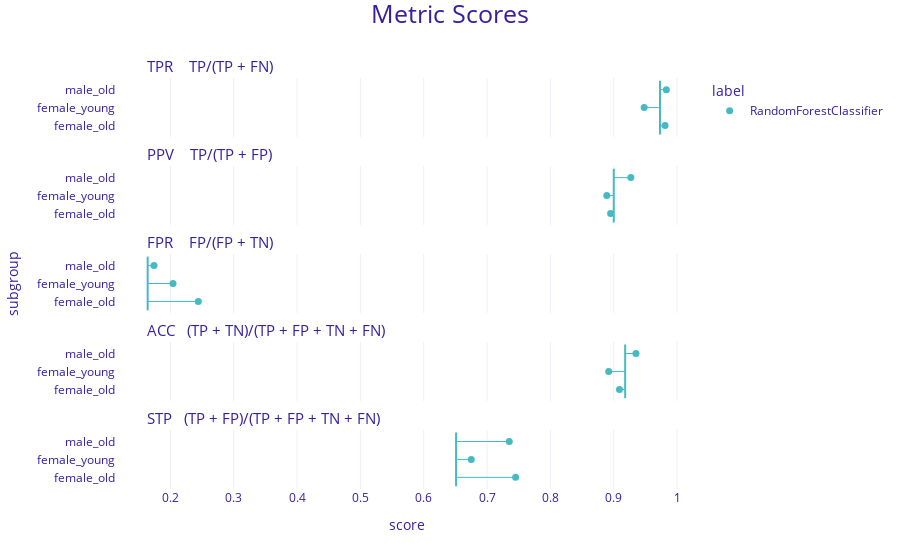

The notebook cell saved with this chart:
### Code cell
fobject.plot(type = "metric_scores")

### Figure 1 — Plotly figure (JSON) as saved in the notebook; plotly's stock layout.template omitted (floating-point values rounded to 4 significant figures)
{"data": [{"customdata": [["female_old", "RandomForestClassifier"], ["female_young", "RandomForestClassifier"], ["male_old", "RandomForestClassifier"]], "hovertemplate": "<b>%{customdata[1]}</b><br>Subgroup: %{customdata[0]}<br>Score: %{x}<extra></extra>", "legendgroup": "RandomForestClassifier", "marker": {"color": "#46bac2", "size": 7, "symbol": "circle"}, "mode": "markers", "name": "RandomForestClassifier", "orientation": "v", "showlegend": true, "type": "scatter", "x": [0.981, 0.948, 0.983], "xaxis": "x5", "y": [0.5, 1.5, 2.5], "yaxis": "y5"}, {"customdata": [["female_old", "RandomForestClassifier"], ["female_young", "RandomForestClassifier"], ["male_old", "RandomForestClassifier"]], "hovertemplate": "<b>%{customdata[1]}</b><br>Subgroup: %{customdata[0]}<br>Score: %{x}<extra></extra>", "legendgroup": "RandomForestClassifier", "marker": {"color": "#46bac2", "size": 7, "symbol": "circle"}, "mode": "markers", "name": "RandomForestClassifier", "orientation": "v", "showlegend": false, "type": "scatter", "x": [0.895, 0.889, 0.927], "xaxis": "x4", "y": [0.5, 1.5, 2.5], "yaxis": "y4"}, {"customdata": [["female_old", "RandomForestClassifier"], ["female_young", "RandomForestClassifier"], ["male_old", "RandomForestClassifier"]], "hovertemplate": "<b>%{customdata[1]}</b><br>Subgroup: %{customdata[0]}<br>Score: %{x}<extra></extra>", "legendgroup": "RandomForestClassifier", "marker": {"color": "#46bac2", "size": 7, "symbol": "circle"}, "mode": "markers", "name": "RandomForestClassifier", "orientation": "v", "showlegend": false, "type": "scatter", "x": [0.244, 0.204, 0.174], "xaxis": "x3", "y": [0.5, 1.5, 2.5], "yaxis": "y3"}, {"customdata": [["female_old", "RandomForestClassifier"], ["female_young", "RandomForestClassifier"], ["male_old", "RandomForestClassifier"]], "hovertemplate": "<b>%{customdata[1]}</b><br>Subgroup: %{customdata[0]}<br>Score: %{x}<extra></extra>", "legendgroup": "RandomForestClassifier", "marker": {"color": "#46bac2", "size": 7, "symbol": "circle"}, "mode": "markers", "name": "RandomForestClassifier", "orientation": "v", "showlegend": false, "type": "scatter", "x": [0.909, 0.892, 0.935], "xaxis": "x2", "y": [0.5, 1.5, 2.5], "yaxis": "y2"}, {"customdata": [["female_old", "RandomForestClassifier"], ["female_young", "RandomForestClassifier"], ["male_old", "RandomForestClassifier"]], "hovertemplate": "<b>%{customdata[1]}</b><br>Subgroup: %{customdata[0]}<br>Score: %{x}<extra></extra>", "legendgroup": "RandomForestClassifier", "marker": {"color": "#46bac2", "size": 7, "symbol": "circle"}, "mode": "markers", "name": "RandomForestClassifier", "orientation": "v", "showlegend": false, "type": "scatter", "x": [0.745, 0.675, 0.735], "xaxis": "x", "y": [0.5, 1.5, 2.5], "yaxis": "y"}], "layout": {"annotations": [{"font": {"size": 15}, "showarrow": false, "text": "STP   (TP + FP)/(TP + FP + TN + FN)", "x": 0.05, "xanchor": "left", "xref": "paper", "y": 0.144, "yanchor": "bottom", "yref": "paper"}, {"font": {"size": 15}, "showarrow": false, "text": "ACC   (TP + TN)/(TP + FP + TN + FN)", "x": 0.05, "xanchor": "left", "xref": "paper", "y": 0.358, "yanchor": "bottom", "yref": "paper"}, {"font": {"size": 15}, "showarrow": false, "text": "FPR    FP/(FP + TN)", "x": 0.05, "xanchor": "left", "xref": "paper", "y": 0.572, "yanchor": "bottom", "yref": "paper"}, {"font": {"size": 15}, "showarrow": false, "text": "PPV    TP/(TP + FP)", "x": 0.05, "xanchor": "left", "xref": "paper", "y": 0.786, "yanchor": "bottom", "yref": "paper"}, {"font": {"size": 15}, "showarrow": false, "text": "TPR    TP/(TP + FN)", "x": 0.05, "xanchor": "left", "xref": "paper", "y": 1, "yanchor": "bottom", "yref": "paper"}], "font": {"color": "#371ea3"}, "legend": {"title": {"text": "label"}, "tracegroupgap": 0}, "margin": {"b": 71, "r": 30, "t": 78}, "shapes": [{"line": {"color": "#46bac2", "width": 1}, "type": "line", "x0": 0.981, "x1": 0.973, "xref": "x", "y0": 0.5, "y1": 0.5, "yref": "y5"}, {"line": {"color": "#46bac2", "width": 1}, "type": "line", "x0": 0.948, "x1": 0.973, "xref": "x", "y0": 1.5, "y1": 1.5, "yref": "y5"}, {"line": {"color": "#46bac2", "width": 1}, "type": "line", "x0": 0.983, "x1": 0.973, "xref": "x", "y0": 2.5, "y1": 2.5, "yref": "y5"}, {"line": {"color": "#46bac2", "width": 2}, "type": "line", "x0": 0.973, "x1": 0.973, "xref": "x", "y0": 0, "y1": 3, "yref": "y5"}, {"line": {"color": "#46bac2", "width": 1}, "type": "line", "x0": 0.895, "x1": 0.9, "xref": "x", "y0": 0.5, "y1": 0.5, "yref": "y4"}, {"line": {"color": "#46bac2", "width": 1}, "type": "line", "x0": 0.889, "x1": 0.9, "xref": "x", "y0": 1.5, "y1": 1.5, "yref": "y4"}, {"line": {"color": "#46bac2", "width": 1}, "type": "line", "x0": 0.927, "x1": 0.9, "xref": "x", "y0": 2.5, "y1": 2.5, "yref": "y4"}, {"line": {"color": "#46bac2", "width": 2}, "type": "line", "x0": 0.9, "x1": 0.9, "xref": "x", "y0": 0, "y1": 3, "yref": "y4"}, {"line": {"color": "#46bac2", "width": 1}, "type": "line", "x0": 0.244, "x1": 0.164, "xref": "x", "y0": 0.5, "y1": 0.5, "yref": "y3"}, {"line": {"color": "#46bac2", "width": 1}, "type": "line", "x0": 0.204, "x1": 0.164, "xref": "x", "y0": 1.5, "y1": 1.5, "yref": "y3"}, {"line": {"color": "#46bac2", "width": 1}, "type": "line", "x0": 0.174, "x1": 0.164, "xref": "x", "y0": 2.5, "y1": 2.5, "yref": "y3"}, {"line": {"color": "#46bac2", "width": 2}, "type": "line", "x0": 0.164, "x1": 0.164, "xref": "x", "y0": 0, "y1": 3, "yref": "y3"}, {"line": {"color": "#46bac2", "width": 1}, "type": "line", "x0": 0.909, "x1": 0.918, "xref": "x", "y0": 0.5, "y1": 0.5, "yref": "y2"}, {"line": {"color": "#46bac2", "width": 1}, "type": "line", "x0": 0.892, "x1": 0.918, "xref": "x", "y0": 1.5, "y1": 1.5, "yref": "y2"}, {"line": {"color": "#46bac2", "width": 1}, "type": "line", "x0": 0.935, "x1": 0.918, "xref": "x", "y0": 2.5, "y1": 2.5, "yref": "y2"}, {"line": {"color": "#46bac2", "width": 2}, "type": "line", "x0": 0.918, "x1": 0.918, "xref": "x", "y0": 0, "y1": 3, "yref": "y2"}, {"line": {"color": "#46bac2", "width": 1}, "type": "line", "x0": 0.745, "x1": 0.651, "xref": "x", "y0": 0.5, "y1": 0.5, "yref": "y"}, {"line": {"color": "#46bac2", "width": 1}, "type": "line", "x0": 0.675, "x1": 0.651, "xref": "x", "y0": 1.5, "y1": 1.5, "yref": "y"}, {"line": {"color": "#46bac2", "width": 1}, "type": "line", "x0": 0.735, "x1": 0.651, "xref": "x", "y0": 2.5, "y1": 2.5, "yref": "y"}, {"line": {"color": "#46bac2", "width": 2}, "type": "line", "x0": 0.651, "x1": 0.651, "xref": "x", "y0": 0, "y1": 3, "yref": "y"}], "title": {"font": {"size": 25}, "text": "Metric Scores", "x": 0.5, "y": 0.99}, "xaxis": {"anchor": "y", "domain": [0, 1], "range": [0.114, 1.033], "tickvals": [0, 0.1, 0.2, 0.3, 0.4, 0.5, 0.6, 0.7, 0.8, 0.9, 1], "title": {"text": "score"}}, "xaxis2": {"anchor": "y2", "domain": [0, 1], "matches": "x", "range": [0.114, 1.033], "showticklabels": false, "tickvals": [0, 0.1, 0.2, 0.3, 0.4, 0.5, 0.6, 0.7, 0.8, 0.9, 1]}, "xaxis3": {"anchor": "y3", "domain": [0, 1], "matches": "x", "range": [0.114, 1.033], "showticklabels": false, "tickvals": [0, 0.1, 0.2, 0.3, 0.4, 0.5, 0.6, 0.7, 0.8, 0.9, 1]}, "xaxis4": {"anchor": "y4", "domain": [0, 1], "matches": "x", "range": [0.114, 1.033], "showticklabels": false, "tickvals": [0, 0.1, 0.2, 0.3, 0.4, 0.5, 0.6, 0.7, 0.8, 0.9, 1]}, "xaxis5": {"anchor": "y5", "domain": [0, 1], "matches": "x", "range": [0.114, 1.033], "showticklabels": false, "tickvals": [0, 0.1, 0.2, 0.3, 0.4, 0.5, 0.6, 0.7, 0.8, 0.9, 1]}, "yaxis": {"anchor": "x", "domain": [0, 0.144], "range": [-0.15, 3.15], "showgrid": false, "ticktext": ["female_old", "female_young", "male_old"], "tickvals": [0.5, 1.5, 2.5], "title": {"text": ""}, "zeroline": false}, "yaxis2": {"anchor": "x2", "domain": [0.214, 0.358], "matches": "y", "range": [-0.15, 3.15], "showgrid": false, "ticktext": ["female_old", "female_young", "male_old"], "tickvals": [0.5, 1.5, 2.5], "title": {"text": ""}, "zeroline": false}, "yaxis3": {"anchor": "x3", "domain": [0.428, 0.572], "matches": "y", "range": [-0.15, 3.15], "showgrid": false, "ticktext": ["female_old", "female_young", "male_old"], "tickvals": [0.5, 1.5, 2.5], "title": {"text": "subgroup"}, "zeroline": false}, "yaxis4": {"anchor": "x4", "domain": [0.642, 0.786], "matches": "y", "range": [-0.15, 3.15], "showgrid": false, "ticktext": ["female_old", "female_young", "male_old"], "tickvals": [0.5, 1.5, 2.5], "title": {"text": ""}, "zeroline": false}, "yaxis5": {"anchor": "x5", "domain": [0.856, 1], "matches": "y", "range": [-0.15, 3.15], "showgrid": false, "ticktext": ["female_old", "female_young", "male_old"], "tickvals": [0.5, 1.5, 2.5], "title": {"text": ""}, "zeroline": false}}}
